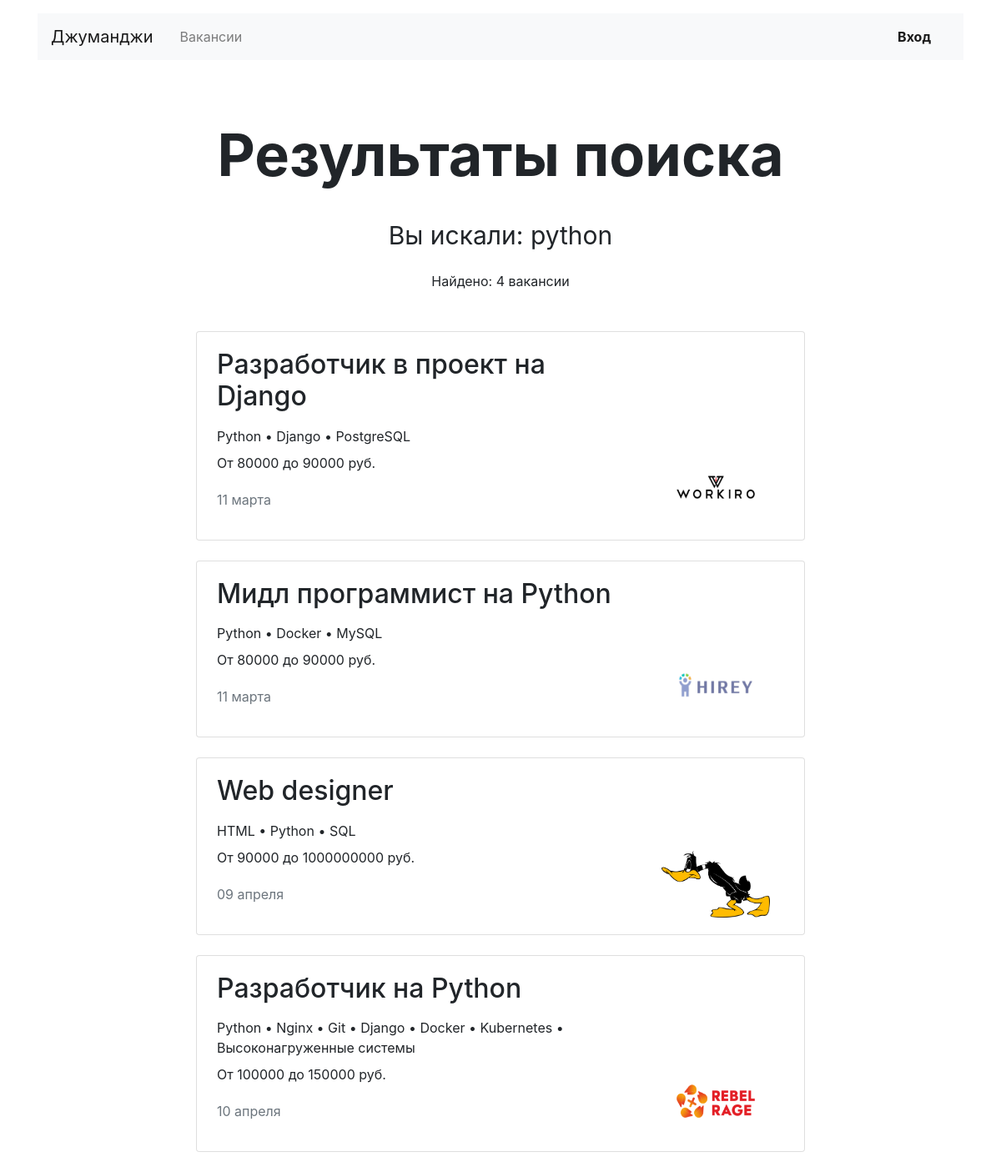
Page /search/?keyword=python on the committed database.
### main/models.py (models this page shows, shortened)
class Vacancy(models.Model):
    title = models.CharField(max_length=120)
    specialty = models.ForeignKey(Specialty, on_delete=models.CASCADE, related_name='vacancies')
    company = models.ForeignKey(Company, on_delete=models.CASCADE, related_name='companies')
    skills = models.TextField()
    description = models.TextField()
    salary_min = models.PositiveIntegerField()
    salary_max = models.PositiveIntegerField()
    published_at = models.DateField(default=date.today)

class Company(models.Model):
    name = models.CharField(max_length=120)
    location = models.CharField(max_length=120)
    logo = models.ImageField(default="https://place-hold.it/100x60", upload_to=MEDIA_COMPANY_IMAGE_DIR)
    description = models.TextField()
    employee_count = models.PositiveIntegerField()
    owner = models.OneToOneField(User, on_delete=models.CASCADE, blank=True, related_name='my_company', null=True)

### main/views/main.py (the view)
# urls.py: path('search/', mv.VacancySearchView.as_view(), name='vacancy_search'),
class VacancySearchView(ListView):
    template_name = 'main/search_results.html'
    context_object_name = 'vacancies'
    def get_queryset(self):
        query = self.request.GET.get('keyword')
        return Vacancy.objects.filter(
            Q(title__icontains=query) |
            Q(description__icontains=query) |
            Q(skills__icontains=query) |
            Q(specialty__code__icontains=query) |
            Q(specialty__title__icontains=query),
        )

### main/templatetags/my_tags.py (called while the page is built)
@register.filter()
def custom_sep(string, separator='+'):
    for_separator_list = [word.lstrip() for word in string.split(',')]
    return separator.join(for_separator_list)

@register.filter()
def ru_pluralize(number: Union[int, str], args: str = 'тур,тура,туров'):
    nom_sing, gen_sing, gen_plur = args.split(',')
    number = abs(int(number))
    if 10 <= number % 100 <= 20:
        return f'{number} {gen_plur}'
    if number % 10 == 1:
        return f'{number} {nom_sing}'
    if 2 <= number % 10 <= 4:
        return f'{number} {gen_sing}'
    return f'{number} {gen_plur}'

### main/templates/main/search_results.html (shortened to what this page needs)
{% extends 'main/base/base.html' %}
{% load my_tags %}
{% block content %}
<main class="container mt-3">
    <section>
      <h1 class="h1 text-center mx-auto mt-4 pt-5" style="font-size: 70px;"><strong>Результаты поиска</strong></h1>
      <p class="text-center mx-auto mt-3 pt-3" style="font-size: 30px;">Вы искали: {{request.GET.keyword}}</p>
      {% if vacancies.count == 0 %}
      <div class="container text-center mt-3">
      <p class="text-center pt-1"> Вакансии по Вашему запросу не найдены </p>
      <a href="{{request.META.HTTP_REFERER}}" class="btn btn-warning">Вернуться</a>
      </div>
      {% else %}
      <p class="text-center pt-1"> Найдено: {{vacancies.count|ru_pluralize:'вакансия,вакансии,вакансий'}} </p>
      {% endif %}
      <div class="row mt-5">
        <div class="col-12 col-lg-8 offset-lg-2 m-auto">
          {% for vacancy in vacancies %}
          <div class="card mb-4">
            <div class="card-body px-4">
              <div class="row">
                <div class="col-12 col-md-8 col-lg-9">
                  <h2 class="h2 pb-2">{{vacancy.title}}</h2>
                  <p class="mb-2">{{vacancy.skills|custom_sep:' • '}}</p>
                  <p>От {{vacancy.salary_min}} до {{vacancy.salary_max}} руб.</p>
                  <p class="text-muted pt-1">{{vacancy.published_at|date:'d E'}}</p>
                </div>
                <div class="col-12 col-md-4 col-lg-3 d-flex align-items-end">
                  <a href="{% url 'vacancy' vacancy.id %}"><img src="{{ vacancy.company.logo.url }}" width="130" height="80" alt=""></a>
                </div>
              </div>
            </div>
          </div>
          {% endfor %}
        </div>
      </div>
    </section>
</main>
{% endblock %}

### rows in the picture
Vacancy: title "Разработчик в проект на Django", skills|custom_sep "Python • Django • PostgreSQL", salary_min "80000", salary_max "90000", published_at "11 марта", company.logo (picture)
Vacancy: title "Мидл программист на Python", skills|custom_sep "Python • Docker • MySQL", salary_min "80000", salary_max "90000", published_at "11 марта", company.logo (picture)
Vacancy: title "Web designer", skills|custom_sep "HTML • Python • SQL", salary_min "90000", salary_max "1000000000", published_at "09 апреля", company.logo (picture)
Vacancy: title "Разработчик на Python", skills|custom_sep "Python • Nginx • Git • Django • Docker • Kubernetes • Высоконагруженные системы", salary_min "100000", salary_max "150000", published_at "10 апреля", company.logo (picture)

### other values in the picture
{{ request.GET.keyword }} "python"
{{ vacancies.count|ru_pluralize:'вакансия,вакансии,вакансий' }} "4 вакансии"
